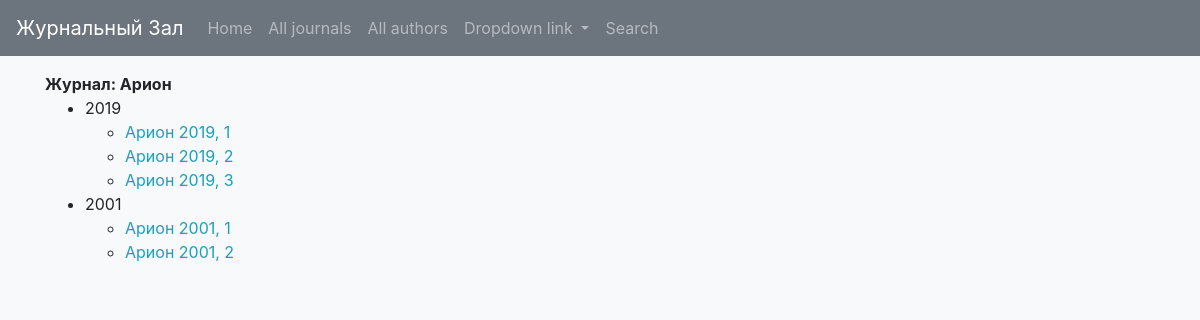
/catalog/journal/1, run on an earlier commit of the app's database.
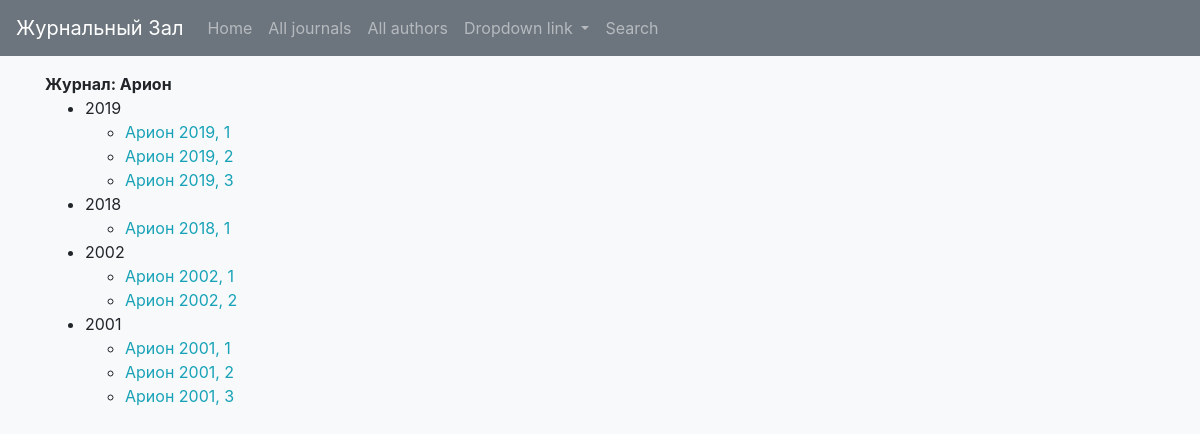
And on a later commit of the database.
### catalog/models.py (models this page shows, shortened)
class Journal(models.Model):
    name = models.CharField(max_length=200, help_text='Enter a journal name (e.g. Science Fiction)')
    def __str__(self):
        return self.name

class Edition(models.Model):
    number = models.IntegerField(help_text='Number of the edition')
    year = models.IntegerField(help_text='Year of the edition', validators=[MinValueValidator(0),
                                       MaxValueValidator(datetime.date.today().year+1)])
    journal = models.ForeignKey(Journal, on_delete=models.SET_NULL, null=True)
    def get_absolute_url(self):
        return reverse('edition-detail', args=[str(self.id)])
    def __str__(self):
        return (str(self.journal) + " " + str(self.year) + ", " + str(self.number))

### catalog/views.py (the view)
# urls.py: path('journal/<int:pk>', views.JournalDetailView.as_view(), name='journal-detail'),
class JournalDetailView(generic.DetailView):
    model = Journal

### catalog/templates/catalog/journal_detail.html
{% extends "catalog/base_generic.html" %}
{% block content %}
  <strong>Журнал: {{ journal.name }} </strong>
  {% regroup journal.edition_set.all|dictsortreversed:"year" by year as year_list %}
    {% if journal.edition_set.all %}
    <ul>
      {% for year in year_list %}
        <li>
          <a>{{ year.grouper }}</a>
          <ul>
            {% for edition in year.list %}
            <li>
              <a class="text-info" href="{{ edition.get_absolute_url }}">{{ edition }}</a>
            </li>
            {% endfor %}
          </ul>
        </li>
      {% endfor %}
    </ul>
    {% else %}
      <p>У этого журнала нет изданий или публикаций. </p>
    {% endif %}
{% endblock %}

### catalog/templates/catalog/base_generic.html (shortened to what this page needs)
{% load static %}
<!doctype html>
<html lang="en">
<head>
<link rel="stylesheet" type="text/css" href="{% static 'catalog/main.css' %}">
  <link rel="stylesheet" href="https://maxcdn.bootstrapcdn.com/bootstrap/4.0.0/css/bootstrap.min.css">
  <link rel="stylesheet" href="https://unpkg.com/nouislider@10.0.0/distribute/nouislider.min.css">
</head>
<body class="bg-light">
  <nav class="navbar navbar-expand-lg navbar-dark bg-secondary" >
    <a class="navbar-brand" href="#">Журнальный Зал</a>
    <div class="collapse navbar-collapse" id="navbarNavDropdown">
      <ul class="navbar-nav">
        <li class="nav-item">
          <a class="nav-item nav-link" href="{% url 'index' %}">Home</a>
        </li>
        <li class="nav-item">
          <a class="nav-item nav-link" href="{% url 'journals' %}">All journals</a>
        </li>
        <li class="nav-item">
          <a class="nav-item nav-link" href="{% url 'authors' %}">All authors</a>
        </li>
        <li class="nav-item dropdown">
          <a class="nav-link dropdown-toggle" href="#" id="navbarDropdownMenuLink" data-toggle="dropdown" aria-haspopup="true" aria-expanded="false">
            Dropdown link
          </a>
        </li>
        <li class="nav-item float-right">
            <a class="nav-item nav-link mr-sm-2" href="{% url 'search' %}">Search</a>
        </li>
      </ul>
    </div>
  </nav>
  <main role="main" class="container mt-3 ">
    <div class="row">
      <div class="col-md-12">
        {% block content %}{% endblock %}
      </div>
    </div>
  </main>
</body>
</html>

### catalog/static/catalog/main.css (style rules this page uses)
ul { margin: 0; }

What changed in the data, as far as the page shows it:
added Edition: journal+year+number "Арион 2018, 1", shown under "2018"
added Edition: journal+year+number "Арион 2002, 1", shown under "2002"
added Edition: journal+year+number "Арион 2002, 2", shown under "2002"
added Edition: journal+year+number "Арион 2001, 3", shown under "2001"
Also different on the page:
new list line: "2018"
new list line: "2002"
